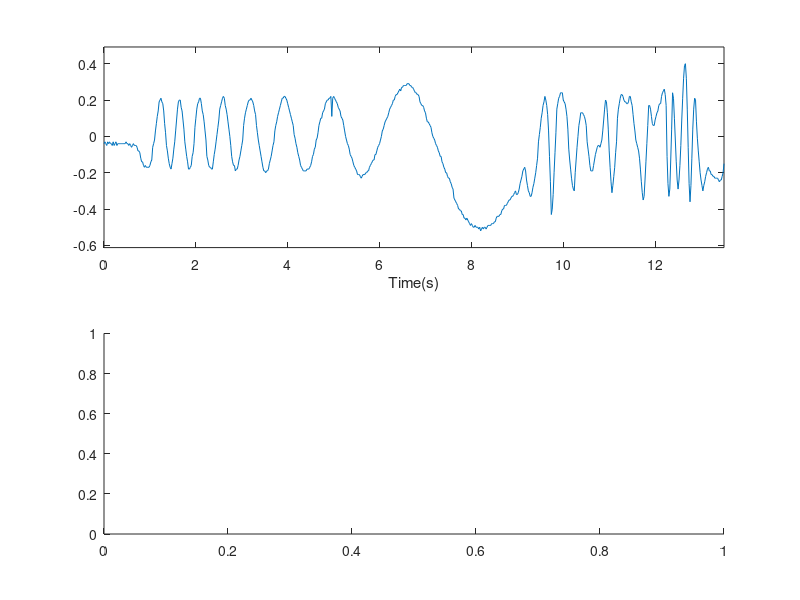

Recreate this plot in MATLAB. (Note: this script raises an error after producing the figure.)
clear
%Create variables. This is just so that the if statements work later.
Launch_2_1 = 0;
Launch_2_2 = 0;
Launch_2_3 = 0;
Launch_2_4 = 0;
Launch_2_5 = 0;
%load data. Just change the number of the launch in both lines below
load('Launch_2_4.txt')
launch=Launch_2_4;

%make column vectors out of the table of data
x_accel=launch(:,1);
y_accel=launch(:,2);
z_accel=launch(:,3);
x_roll=launch(:,4);
y_roll=launch(:,5);
z_roll=launch(:,6);
x_mag=launch(:,7);
y_mag=launch(:,8);
z_mag=launch(:,9);


%create time vector. Assume logger writes at 50 hz. 
[length,width]=size(x_accel);
i= 1:1:length;
time = i*.02;

%find the launch window. Each launch has various accelerations before
%ignition which means there needs to be a different threshold in order to
%actually detect it. Also, launches 4 and 5 used a different set of
%electronics which use different units. These if statements also adjust for
%the magnitude of the frequencies on the spectrogram.
launchframe=1;

if (launch == Launch_2_1) | (launch == Launch_2_2)
    while z_accel(launchframe)<40
    launchframe=launchframe+1;
    end
    z_roll = -1*z_roll/(2*pi);
    x_roll = -1*x_roll/(2*pi);
    y_roll = -1*y_roll/(2*pi);
    minThresh = 0;
    pos = 'last';
    powerCutoff = 3;
elseif (launch == Launch_2_4)
    while z_accel(launchframe)<120
    launchframe=launchframe+1;
    end
    z_roll = -1*z_roll/360;
    x_roll = -1*x_roll/360;
    y_roll = -1*y_roll/360;
    minThresh = -30;
    pos = 'first';
    powerCutoff = .005;
elseif (launch == Launch_2_5)
    while z_accel(launchframe)<40
    launchframe=launchframe+1;
    end
    z_roll = -1*z_roll/360;
    x_roll = -1*x_roll/360;
    y_roll = -1*y_roll/360;
    minThresh = -37;
    pos = 'last';
    powerCutoff = .0025;
else
    minThresh = 0;
    justwork = 'Didnt work'
    pos = 'last';
end
%launch window start is 0.5 s before launch frame and 13 s after. Find it
%by frame and correlate to time
logstart = launchframe -.5/.02;
logstop = launchframe + 13/.02;
launchstart = time(logstart);
launchstop = time(logstop);

%variables for the spectrogram controls
frequencyLimits = [0 25]; % Hz
leakage = 0.8;
timeResolution = 0.75; % seconds
overlapPercent = 99;
reassignFlag = true;

% Index into signal time region of interest
x_mag_ROI = x_mag(:);
timeValues = time;
minIdx = timeValues >= launchstart;
maxIdx = timeValues <= launchstop;

%Trim time frame and convert to proper units
x_mag_ROI = x_mag_ROI(minIdx&maxIdx);
timeValues = timeValues(minIdx&maxIdx);

z_accel_processed = z_accel(minIdx&maxIdx)/9.8;
x_accel_processed = x_accel(minIdx&maxIdx)/9.8;
y_accel_processed = y_accel(minIdx&maxIdx)/9.8;

z_roll_processed = z_roll(minIdx&maxIdx);
x_roll_processed = x_roll(minIdx&maxIdx);
y_roll_processed = y_roll(minIdx&maxIdx);

timeValues = timeValues - launchstart;

% Compute spectral estimate
%Plot the x magnetometer and spectrogram on the same plot
figure('Name', 'X Magnetometer Spectrogram','NumberTitle','off')
ax1 = subplot(2,1,1);
plot(timeValues, x_mag_ROI)
%scale axis
axis([0 launchstop-launchstart (min(x_mag_ROI)-.1*(max(x_mag_ROI)-min(x_mag_ROI))) (max(x_mag_ROI)+.1*(max(x_mag_ROI)-min(x_mag_ROI)))])
xlabel('Time(s)')
ax2 = subplot(2,1,2);
pspectrum(x_mag_ROI,timeValues, ...
    'spectrogram', ...
    'FrequencyLimits',frequencyLimits, ...
    'Leakage',leakage, ...
    'TimeResolution',timeResolution, ...
    'OverlapPercent',overlapPercent, ...
    'MinThreshold',minThresh, ...
    'Reassign',reassignFlag);
[P, F, T] = pspectrum(x_mag_ROI,timeValues, ...
    'spectrogram', ...
    'FrequencyLimits',frequencyLimits, ...
    'Leakage',leakage, ...
    'TimeResolution',timeResolution, ...
    'OverlapPercent',overlapPercent, ...
    'MinThreshold',minThresh, ...
    'Reassign',reassignFlag);
figure('Name', 'Acceleration and Roll','NumberTitle','off')

%Plot Acceleration
%ax1 = subplot(3,1,1);
%hold on
%plot(timeValues,z_accel_processed)
%plot(timeValues,y_accel_processed)
%plot(timeValues,x_accel_processed)
%axis([0 launchstop-launchstart (min(z_accel_processed)-.1*(max(z_accel_processed)-min(z_accel_processed))) (max(z_accel_processed)+.1*(max(z_accel_processed)-min(z_accel_processed)))])
%xlabel('Time(s)')
%ylabel('Acceleration(g)')
%title('Acceleration vs Time')

%ax2 = subplot(3,1,2);
%[length,width]=size(z_accel_processed);
%velocity = zeros(length,1);
%velocity(1) = 0;
%for i = 2:length
%    velocity(i) = z_accel_processed(i-1)*9.8 * .02 + velocity(i-1);
%end

%plot(timeValues,velocity)
%xlabel('Time(s)')
%ylabel('Velocity (m/s)')
%title('Velocity vs Time')

%Plot Roll
%ax3 = subplot(3,1,3);
%hold on
%plot(timeValues,z_roll_processed)
%plot(timeValues,y_roll_processed)
%plot(timeValues,x_roll_processed)
%axis([0 launchstop-launchstart (min(z_roll_processed)-.1*(max(z_roll_processed)-min(z_roll_processed))) (max(z_roll_processed)+.1*(max(z_roll_processed)-min(z_roll_processed)))])
%xlabel('Time(s)')
%ylabel('Gyro Roll Rate (Hz)')
%title('Roll Rate vs Time')

x=1;
[lengthp, widthp] = size(P);
for j =1:widthp
    for i =1:lengthp
        if P(i,j) > powerCutoff
            ov(x,1) = T(j);
            ov(x,2) = F(i);
            x=x+1;
        end
    end
end

%ai is the index of the unique time values, sorted by last. Somehow this
%code works although I'm not positive how it works. I'm not questioning it
[nv1, ai] = unique(ov(:,1), pos)
figure('name', 'Spectrogram Roll Rate', 'NumberTitle','off')
plot(ov(ai,1),ov(ai,2))
xlabel('Time(s)')
ylabel('Roll Rate (Hz)')
title('Roll Rate vs Time')


%signalAnalyzer
